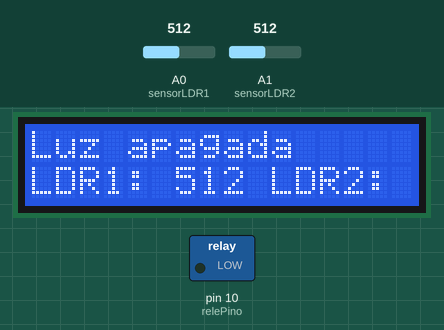
A sketch run on a simulated Arduino Uno, built with avr-gcc and run on an emulated ATmega328P. On the bench: 16×2 character LCD, switched loads named in the sketch (green lamp = pin HIGH). Inputs (shaded band) come from the test bench; at power-on: A0 (sensorLDR1) = 512, A1 (sensorLDR2) = 512.

Above: at 3.2 s.
3.3 s: A0 (sensorLDR1) set to 480
At 4.5 s:
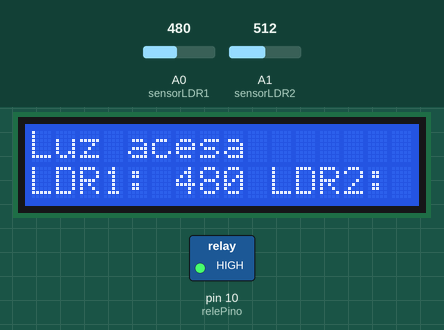
4.8 s: A1 (sensorLDR2) set to 535
At 5.8 s:
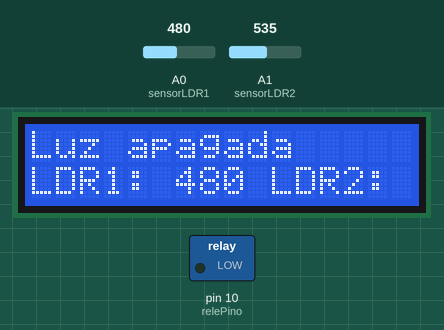
6.4 s: A0 (sensorLDR1) set to 510
At 7.1 s:
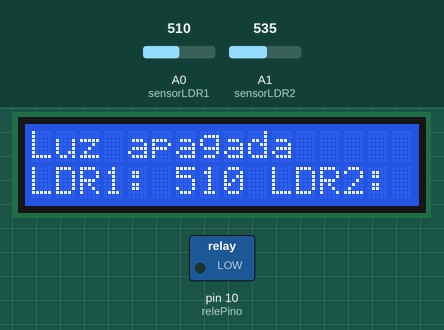
7.9 s: A1 (sensorLDR2) set to 509
9.4 s: A1 (sensorLDR2) set to 477
At 10.7 s:
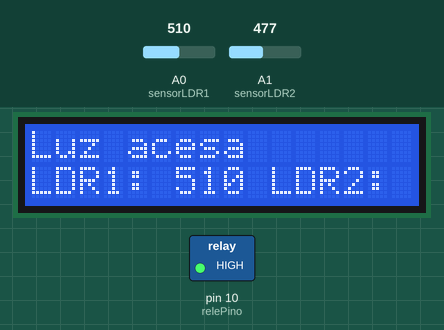
11.0 s: A1 (sensorLDR2) set to 510
At 12.0 s:
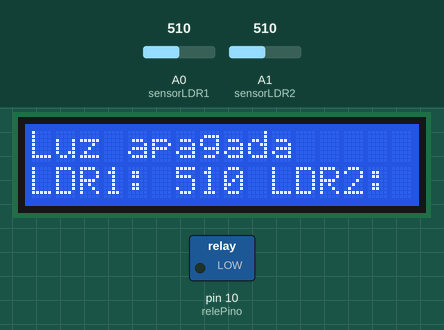
Timing chart, 0 to 13.5 s (numbered marks = the images above; inputs shaded):
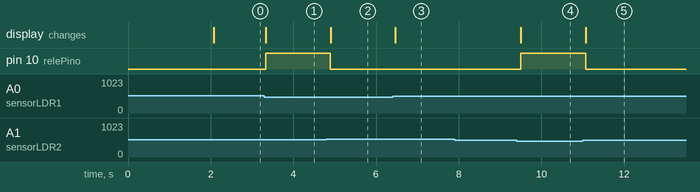

Measured:
- the behaviour switches between 490 and 489 on A0 (sensorLDR1) (found by bisection; images 0 and 1)
- the behaviour switches between 521 and 522 on A1 (sensorLDR2) (found by bisection; images 1 and 2)
- the behaviour switches between 492 and 491 on A1 (sensorLDR2) (found by bisection; images 3 and 4)
- after the input at 3.3 s, pin 10 (relePino): LOW → HIGH at once; the display: changes at once (image 1)
- after the input at 4.8 s, pin 10 (relePino): HIGH → LOW after 0.10 s; the display: changes after 0.10 s (image 2)
- after the input at 6.4 s, the display: changes after 0.07 s (image 3)
- after the input at 7.9 s, every drawn part: stays the same
- after the input at 9.4 s, pin 10 (relePino): LOW → HIGH after 0.10 s; the display: changes after 0.11 s (image 4)
- after the input at 11.0 s, pin 10 (relePino): HIGH → LOW after 0.07 s; the display: changes after 0.08 s (image 5)

The sketch:

c_digo.ino
```cpp
#include <LiquidCrystal.h> // Inclui a biblioteca para o LCD

// Definição dos pinos do LCD
const int rs = 12, en = 11, d4 = 5, d5 = 4, d6 = 3, d7 = 2;
LiquidCrystal lcd(rs, en, d4, d5, d6, d7); // Cria um objeto LCD

// Definição dos pinos do sensor LDR e do relé
const int sensorLDR1 = A0; // Pino analógico para o sensor LDR 1
const int sensorLDR2 = A1; // Pino analógico para o sensor LDR 2
const int relePino = 10;   // Pino digital para o relé

// Variáveis
int valorLDR1; // Variável para armazenar o valor do sensor LDR 1
int valorLDR2; // Variável para armazenar o valor do sensor LDR 2
int mediaSensores; // Variável para armazenar a média dos valores dos sensores

void setup() {
  // Inicialização do LCD
  lcd.begin(16, 2); // Inicializa o LCD com 16 colunas e 2 linhas

  // Configuração dos pinos
  pinMode(sensorLDR1, INPUT); // Configura o pino do sensor LDR 1 como entrada
  pinMode(sensorLDR2, INPUT); // Configura o pino do sensor LDR 2 como entrada
  pinMode(relePino, OUTPUT);  // Configura o pino do relé como saída

  // Exibe a mensagem no LCD
  lcd.clear();
  lcd.print("Bem-vindo a");
  lcd.setCursor(0, 1);
  lcd.print("Cidade do Futuro");
  delay(2000); // Aguarda 2 segundos
  lcd.clear(); // Limpa a tela após 2 segundos
}

void loop() {
  valorLDR1 = analogRead(sensorLDR1); // Lê o valor do sensor LDR 1
  valorLDR2 = analogRead(sensorLDR2); // Lê o valor do sensor LDR 2

  // Calcula a média dos valores dos sensores
  mediaSensores = (valorLDR1 + valorLDR2) / 2;

  // Define um limite para acender ou apagar os LEDs (pode ser ajustado conforme necessário)
  int limite = 500;

  // Verifica se a média dos sensores está acima do limite para apagar os LEDs
  if (mediaSensores > limite) {
    digitalWrite(relePino, LOW); // Desliga o relé, apagando os LEDs
    lcd.setCursor(0, 0);
    lcd.print("Luz apagada");
  } else {
    digitalWrite(relePino, HIGH); // Liga o relé, acendendo os LEDs
    lcd.setCursor(0, 0);
    lcd.print("Luz acesa  ");
  }

  // Exibe os valores dos sensores no LCD
  lcd.setCursor(0, 1);
  lcd.print("LDR1: ");
  lcd.print(valorLDR1);
  lcd.print(" LDR2: ");
  lcd.print(valorLDR2);

  delay(100); // Pequeno atraso para estabilidade
}
```
